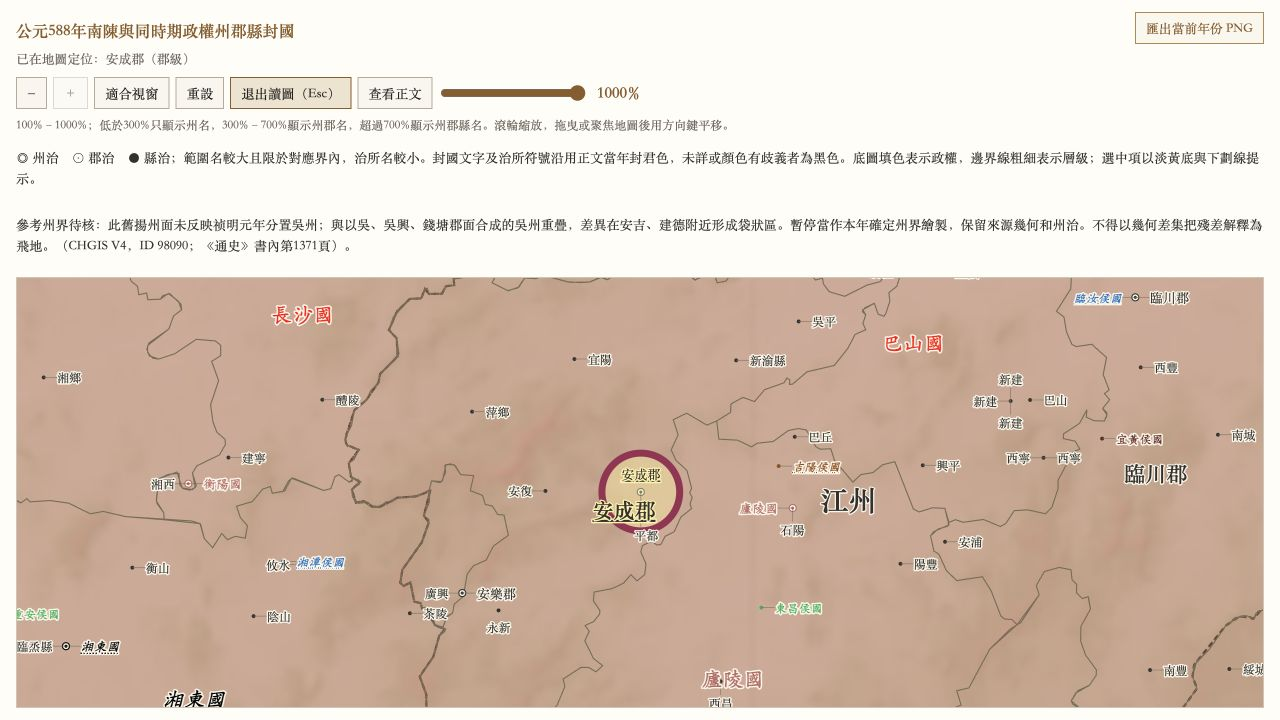
#> input picture reports/chen-map-review-20261001.png, 1280 x 720 px
$ python -i build-chen-territories.py   (imports and definitions only)
#> lines starting #> are read from the running program, lines starting #| are printed output that depends on the picture; after the words box and inside, x2 and y2 are one past the last pixel; in counts of white or black regions, pixels touching at a corner belong together
#!/usr/bin/env python3
"""Vectorise selected Shituguan Chen maps into WGS 84 GeoJSON.

The source screenshots use one fixed cartographic canvas.  The script extracts
the dark-blue Chen polity fill, separately recognises the mainland and Hainan,
registers the fixed source canvas through Jiankang, Jiangling, Wuling,
Guangzhou, Jiaozhi, and Hainan controls, and then constrains maritime edges to
the coastline in the web terrain base.  The result is converted through the
web map's geographic grid and written as both
GeoJSON and a browser-ready JavaScript copy.
"""

from __future__ import annotations

import argparse
import json
import re
import sys
from pathlib import Path

ROOT = Path(__file__).resolve().parents[1]
WORKSPACE = ROOT.parent
LOCAL_DEPS = WORKSPACE / ".gis-runtime"
if LOCAL_DEPS.exists():
    sys.path.insert(0, str(LOCAL_DEPS))

import cv2  # type: ignore  # noqa: E402
import numpy as np  # noqa: E402
from PIL import Image, ImageDraw  # noqa: E402
from shapely.geometry import MultiPolygon, Point, Polygon, mapping, shape  # type: ignore  # noqa: E402
from shapely.ops import unary_union  # type: ignore  # noqa: E402
from shapely.validation import make_valid  # type: ignore  # noqa: E402


MAP_WIDTH = 4800
MAP_HEIGHT = 4128
PLOT = (650.0, 390.0, 4490.0, 3690.0)
GEO_EXTENT = (93.5, 18.0, 128.5, 44.0)  # west, south, east, north
COAST_SNAP_RADIUS_PX = 84.0
COASTAL_LAND_BAND_PX = 112.0
ADMINISTRATIVE_CONTROL_POINTS = {
    # source_xy was read from the fixed 4661×2622 Shituguan canvas; target_xy
    # uses the corresponding CHGIS/web-map seat or, for Hainan, the terrain
    # island centroid.  Jiangling is a Later Liang seat in these years: it is a
    # geodetic control only and must not be forced into Chen territory.
    "建康（南陳都城）": {"source_xy": (2858.0, 1411.0), "target_xy": (3426.7, 1915.7)},
    "江陵（後梁都城、荊州地理錨點）": {"source_xy": (2562.0, 1532.0), "target_xy": (2701.3, 2135.2)},
    "武陵（武陵郡治臨沅）": {"source_xy": (2547.0, 1609.0), "target_xy": (2646.2, 2302.2)},
    "廣州（南海郡治番禺）": {"source_xy": (2647.0, 1920.0), "target_xy": (2818.8, 3027.1)},
    "交趾（交州核心）": {"source_xy": (2273.0, 2052.0), "target_xy": (2005.0, 3305.0)},
    "海南（史圖館島形質心）": {"source_xy": (2482.0, 2141.0), "target_xy": (2431.4, 3491.5)},
}

YEAR_SOURCES = {
    557: "永定元年.jpg",
    558: "永定三年.jpg",  # no 558 sheet; nearest available sheet is 559
    559: "永定三年.jpg",
    560: "天嘉元年.jpg",
    561: "ZSXQ_20250416_222120404.jpg",
    562: "ZSXQ_20250416_222125143.jpg",
    569: "太建元年.jpg",  # used to retain the Guangzhou rebellion overlay
    573: "ZSXQ_20250416_222530051.jpg",  # no 573 sheet; nearest is 575
    574: "ZSXQ_20250416_222530051.jpg",  # no 574 sheet; nearest is 575
    575: "ZSXQ_20250416_222530051.jpg",
    576: "太建九年.jpg",  # no 576 sheet; nearest later sheet is 577
    577: "太建九年.jpg",
    578: "ZSXQ_20250416_222608261.jpg",
    579: "ZSXQ_20250416_222615571.jpg",
}

SOURCE_YEARS = {
    "永定元年.jpg": 557,
    "永定三年.jpg": 559,
    "天嘉元年.jpg": 560,
    "ZSXQ_20250416_222120404.jpg": 561,
    "ZSXQ_20250416_222125143.jpg": 562,
    "太建元年.jpg": 569,
    "ZSXQ_20250416_222530051.jpg": 575,
    "太建九年.jpg": 577,
    "ZSXQ_20250416_222608261.jpg": 578,
    "ZSXQ_20250416_222615571.jpg": 579,
}


def load_rgb(path: Path) -> np.ndarray:
    return np.asarray(Image.open(path).convert("RGB"))


# [51 lines left out: functions load_dynamic_map, svg_rings, rasterise_svg, largest_component, not called in this run]


def clean_selected_component(labels: np.ndarray, label_id: int, close_size: int = 9) -> np.ndarray:
    component = np.where(labels == label_id, 255, 0).astype(np.uint8)
    component = cv2.morphologyEx(
        component,
        cv2.MORPH_CLOSE,
        np.ones((close_size, close_size), dtype=np.uint8),
        iterations=2,
    )
    return cv2.morphologyEx(component, cv2.MORPH_OPEN, np.ones((3, 3), dtype=np.uint8))


def extract_chen_components(rgb: np.ndarray) -> tuple[np.ndarray, bool]:
    """Return the mainland Chen mask and whether the source colours Hainan as Chen.

    Hainan is deliberately detected before morphological closing.  In the
    source JPEG it is a separate blue component; closing the whole mask first
    can bridge the narrow Qiongzhou Strait and silently merge island and
    mainland.  The final island outline comes from the georeferenced terrain
    coastline, while this source component supplies the historical inclusion.
    """

    hsv = cv2.cvtColor(rgb, cv2.COLOR_RGB2HSV)
#> hsv: shape (720, 1280, 3); mean H, S, V 18, 42.2, 217.8
    # Shituguan's Chen fill is a saturated indigo-blue.  The value ceiling
    # excludes the pale ocean and the saturation floor excludes relief shading.
    mask = cv2.inRange(hsv, np.array([105, 78, 42]), np.array([148, 255, 224]))
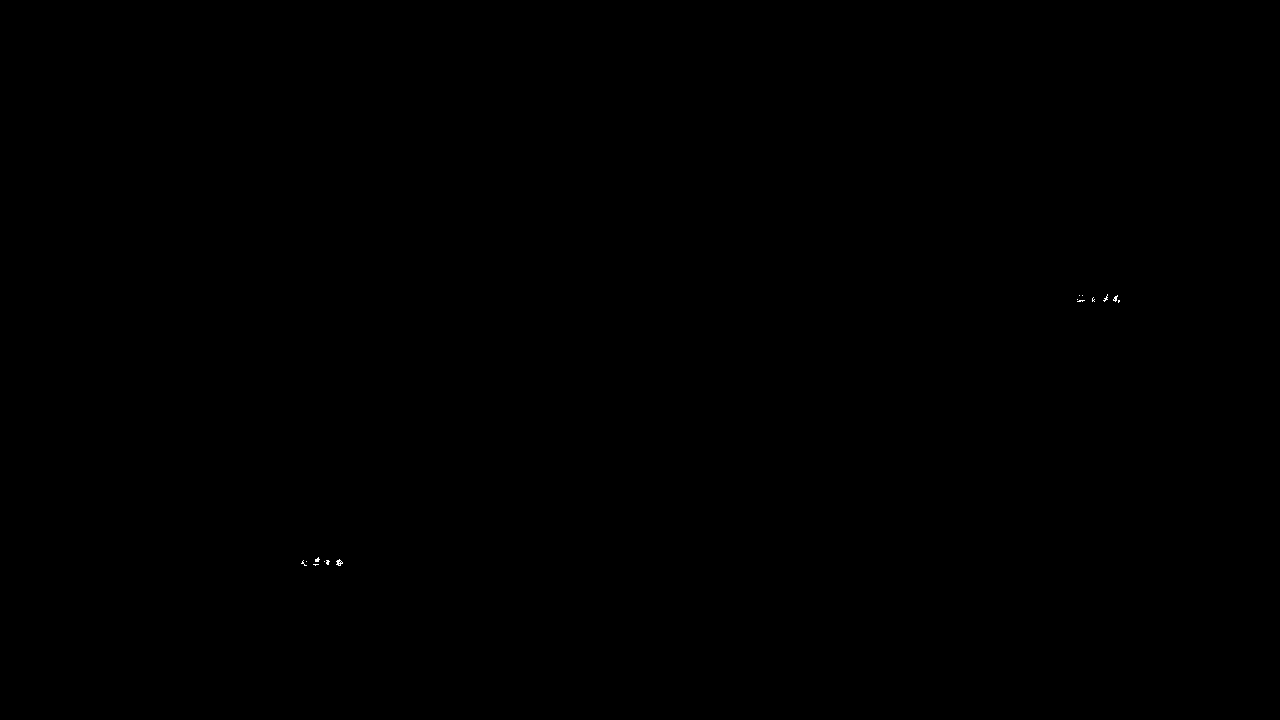
#> mask: shape (720, 1280); 0.01% white in thin lines or dots, all inside (x1, y1, x2, y2) = (301, 294, 1120, 566)
    mask[:500, :] = 0
#> mask: shape (720, 1280); 0.01% white in thin lines or dots, all inside (x1, y1, x2, y2) = (301, 557, 343, 566)
    mask[:, 3500:] = 0
    count, labels, stats, centroids = cv2.connectedComponentsWithStats(mask, 8)
#> labels: shape (720, 1280) int32; 8 distinct labels, from 0 to 7
#> count = 8; stats = [[0, 0, 1280, 720, 921523], [315, 557, 5, 5, 16], [336, 559, 7, 7, 27], [301, 560, 6, 6, 11], [306, 561, 1, 1, 1], [324, 561, 1, 1, 1], [326, 560, 4, 5, 14], [313, 564, 6, 2, 7]]; centroids = [[639.5, 359.5], [316.9, 559.5], [338.7, 562.3], [303.2, 563], [306, 561], [324, 561], [327.3, 561.9], [315.4, 564.1]]
    if count <= 1:
        raise RuntimeError("No Chen political fill component was found")
    mainland_id = 1 + int(np.argmax(stats[1:, cv2.CC_STAT_AREA]))
#> mainland_id = 2
    mainland = clean_selected_component(labels, mainland_id)
#> in clean_selected_component, `component = np.where(labels == label_id, 255, 0).astype(np.uint8)`: component: shape (720, 1280); 0% white in thin lines or dots, all inside (x1, y1, x2, y2) = (336, 559, 343, 566)
#> in clean_selected_component, `component = cv2.morphologyEx( component, cv2.MORPH_CLOSE, np.ones((clo..`: component: shape (720, 1280); 0% white; 1 white region, box (x1, y1, x2, y2) and area: (336, 559, 343, 566) 33
#> in clean_selected_component, `return cv2.morphologyEx(component, cv2.MORPH_OPEN, np.ones((3, 3), dty..`: returned value: shape (720, 1280); 0% white; 1 white region, box (x1, y1, x2, y2) and area: (336, 560, 342, 566) 30

    hainan_candidates = []
    for label_id in range(1, count):
        if label_id == mainland_id or stats[label_id, cv2.CC_STAT_AREA] < 1200:
            continue
        x, y = centroids[label_id]
        if 2350 <= x <= 2600 and 2020 <= y <= 2250:
            hainan_candidates.append(label_id)
#> after the loop, hainan_candidates = []
    hainan_present = bool(hainan_candidates)
#> hainan_present = False
    return mainland, hainan_present


def extract_chen_mask(rgb: np.ndarray) -> np.ndarray:
    mainland, _ = extract_chen_components(rgb)
    return mainland


# [353 lines left out: functions map_lonlat_to_xy, terrain_land_masks, constrain_mainland_to_coast, extract_guangzhou_rebellion, iou, map_xy_to_lonlat and 8 more, not called in this run]
# [2 lines not run here, left out]

>>> import cv2
>>> picture = cv2.cvtColor(cv2.imread('../reports/chen-map-review-20261001.png'), cv2.COLOR_BGR2RGB)
>>> result = extract_chen_components(picture)
